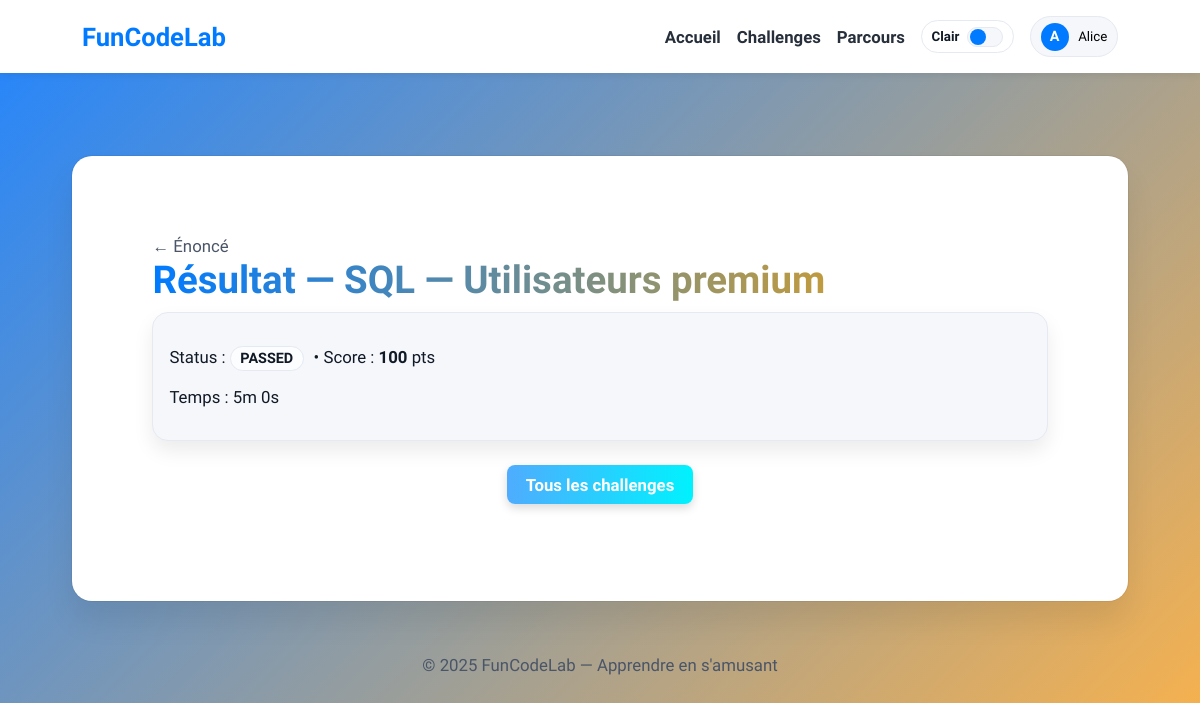
/challenge/result.php?attempt_id=1 (signed in), run on the app's committed database.
### tables this page shows
CREATE TABLE IF NOT EXISTS challenge_attempt (
  id BIGINT AUTO_INCREMENT PRIMARY KEY,
  challenge_id INT NOT NULL,
  user_id INT NOT NULL,
  started_at DATETIME NOT NULL,
  expires_at DATETIME NOT NULL,
  finished_at DATETIME NULL,
  status ENUM('IN_PROGRESS','PASSED','FAILED','EXPIRED') NOT NULL DEFAULT 'IN_PROGRESS',
  best_score INT NOT NULL DEFAULT 0,
  duration_sec INT NULL,
  FOREIGN KEY (challenge_id) REFERENCES challenge(id) ON DELETE CASCADE
);

CREATE TABLE IF NOT EXISTS challenge (
  id INT AUTO_INCREMENT PRIMARY KEY,
  title VARCHAR(160) NOT NULL,
  slug  VARCHAR(160) NOT NULL UNIQUE,
  type  ENUM('CODE','SQL','CTF') NOT NULL,
  difficulty ENUM('Facile','Intermédiaire','Difficile') NOT NULL,
  points INT NOT NULL DEFAULT 100,
  time_limit_sec INT NOT NULL DEFAULT 900,
  is_active TINYINT(1) NOT NULL DEFAULT 1,
  starts_at DATETIME NULL,
  ends_at   DATETIME NULL,
  prompt_md TEXT NOT NULL,
  metadata JSON NULL
);

### session.php (called while the page is built, shortened)
<?php
function current_user(): ?array {
    return $_SESSION['user'] ?? null;
}

### db.php (called while the page is built, shortened)
<?php
$DB_HOST = '127.0.0.1';
$DB_NAME = 'funcodelab';
$DB_USER = 'root';
$DB_PASS = '';
$dsn = "mysql:host=$DB_HOST;dbname=$DB_NAME;charset=utf8mb4";
$options = [
  PDO::ATTR_ERRMODE            => PDO::ERRMODE_EXCEPTION,
  PDO::ATTR_DEFAULT_FETCH_MODE => PDO::FETCH_ASSOC,
  PDO::ATTR_EMULATE_PREPARES   => false,
];
try {
  $pdo = new PDO($dsn, $DB_USER, $DB_PASS, $options);
} catch (PDOException $e) {
  http_response_code(500);
  die('Erreur DB: ' . htmlspecialchars($e->getMessage()));
}
function db(): PDO {
  static $cached = null;
  if ($cached instanceof PDO) return $cached;
  global $pdo;
  return $cached = $pdo;
}

### challenge/result.php (the view, shortened to what this page needs)
<?php
require_once('./_partials.php');
$user = require_user();
$id = intval($_GET['attempt_id'] ?? 0);
$att = db_fetch_one(
    "SELECT a.*, c.title,c.slug,c.points
     FROM challenge_attempt a
     JOIN challenge c ON c.id=a.challenge_id
     WHERE a.id=? AND a.user_id=?",
    [$id, $user['id']]
);
?>
<a href="view.php?slug=<?= htmlspecialchars($att['slug']) ?>" class="muted" style="text-decoration:none">← Énoncé</a>
<h1>Résultat — <?= htmlspecialchars($att['title']) ?></h1>
<div class="card">
  <p>
    Status : <span class="pill"><?= htmlspecialchars($att['status']) ?></span>
    • Score : <strong><?= intval($att['best_score']) ?></strong> pts
  </p>
  <?php if ($att['duration_sec']): ?>
    <p>Temps : <?= intval($att['duration_sec'] / 60) ?>m <?= intval($att['duration_sec'] % 60) ?>s</p>
  <?php endif; ?>
</div>
<p style="margin-top:1.5rem; text-align:center;">
  <a href="index.php"
     style="
        display:inline-block;
        padding:0.6rem 1.2rem;
        background:linear-gradient(90deg,#4facfe,#00f2fe);
        color:#fff;
        font-weight:600;
        border-radius:8px;
        text-decoration:none;
        box-shadow:0 4px 10px rgba(0,0,0,0.15);
        transition:all 0.2s ease;
     "
     onmouseover="this.style.transform='scale(1.05)'; this.style.boxShadow='0 6px 14px rgba(0,0,0,0.2)';"
     onmouseout="this.style.transform='scale(1)'; this.style.boxShadow='0 4px 10px rgba(0,0,0,0.15)';">
     Tous les challenges
  </a>
</p>

### challenge/_partials.php (style rules this page uses)
:root { --accent:#007BFF; --accent-2:#FFA500; --accent-3:#FFC107; --text:#101926; --text-muted:#4a5568; --bg-grad-1:#2185ff; --bg-grad-2:#ffb347; --surface:#ffffff; --surface-2:#f5f7fb; --border:#e5e9f2; --navbar:#ffffff; --navbar-shadow:0 2px 8px rgba(0,0,0,.08); --card-shadow:0 20px 30px rgba(0,0,0,.08), 0 0 0 1px rgba(0,0,0,.05); --badge-bg:#FFC107; --fs-h1: clamp(2.0rem, 1.2rem + 3vw, 2.4rem); --fs-h2: clamp(1.2rem, 0.9rem + 1.2vw, 1.6rem); --fs-body: clamp(0.98rem, 0.92rem + .3vw, 1.05rem); }
* { box-sizing:border-box; font-family:'Plus Jakarta Sans',sans-serif; }
body { min-height:100vh; margin:0; background:linear-gradient(135deg,var(--bg-grad-1),var(--bg-grad-2)); color:var(--text); font-size:var(--fs-body); }
h1 { font-size:var(--fs-h1); margin:0 0 .6rem 0; background:linear-gradient(90deg,var(--accent),var(--accent-2)); -webkit-background-clip:text; -webkit-text-fill-color:transparent; }
.card { background:var(--surface-2); border:1px solid var(--border); border-radius:16px; padding:1rem; box-shadow:0 10px 20px rgba(0,0,0,.08); transition:transform .15s ease, box-shadow .2s ease, border-color .2s ease; }
.pill { display:inline-block; border:1px solid var(--border); border-radius:999px; padding:.18rem .6rem; margin-right:.35rem; font-weight:700; font-size:.9rem; color:var(--text); background:color-mix(in srgb, var(--surface) 75%, transparent); }
.muted { color:var(--text-muted) }
:where(a, button, input, textarea, select):focus-visible { outline:3px solid color-mix(in oklab, var(--accent) 72%, white); outline-offset:3px; border-radius:10px; }

### data on the page
challenge_attempt: challenge.title "SQL — Utilisateurs premium", status "PASSED", best_score "100", $att['duration_sec']/60 "5", $att['duration_sec']%60 "0"

### other printed values
$initial "A"
$name "Alice"
